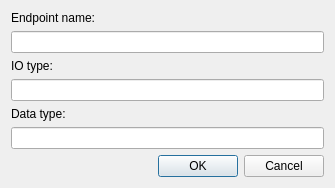
<?xml version="1.0" encoding="UTF-8"?>
<ui version="4.0">
 <class>EndpointForm</class>
 <widget class="QDialog" name="EndpointForm">
  <property name="geometry">
   <rect>
    <x>0</x>
    <y>0</y>
    <width>335</width>
    <height>176</height>
   </rect>
  </property>
  <property name="windowTitle">
   <string>Dialog</string>
  </property>
  <layout class="QGridLayout" name="gridLayout">
   <item row="6" column="0">
    <widget class="QDialogButtonBox" name="buttonBox">
     <property name="orientation">
      <enum>Qt::Horizontal</enum>
     </property>
     <property name="standardButtons">
      <set>QDialogButtonBox::Cancel|QDialogButtonBox::Ok</set>
     </property>
    </widget>
   </item>
   <item row="1" column="0">
    <widget class="QLineEdit" name="name"/>
   </item>
   <item row="0" column="0">
    <widget class="QLabel" name="label">
     <property name="text">
      <string>Endpoint name:</string>
     </property>
    </widget>
   </item>
   <item row="4" column="0">
    <widget class="QLabel" name="label_2">
     <property name="text">
      <string>Data type:</string>
     </property>
    </widget>
   </item>
   <item row="3" column="0">
    <widget class="QLineEdit" name="iotype"/>
   </item>
   <item row="5" column="0">
    <widget class="QLineEdit" name="datatype"/>
   </item>
   <item row="2" column="0">
    <widget class="QLabel" name="label_3">
     <property name="text">
      <string>IO type:</string>
     </property>
    </widget>
   </item>
  </layout>
 </widget>
 <resources/>
 <connections>
  <connection>
   <sender>buttonBox</sender>
   <signal>accepted()</signal>
   <receiver>EndpointForm</receiver>
   <slot>accept()</slot>
   <hints>
    <hint type="sourcelabel">
     <x>248</x>
     <y>254</y>
    </hint>
    <hint type="destinationlabel">
     <x>157</x>
     <y>274</y>
    </hint>
   </hints>
  </connection>
  <connection>
   <sender>buttonBox</sender>
   <signal>rejected()</signal>
   <receiver>EndpointForm</receiver>
   <slot>reject()</slot>
   <hints>
    <hint type="sourcelabel">
     <x>316</x>
     <y>260</y>
    </hint>
    <hint type="destinationlabel">
     <x>286</x>
     <y>274</y>
    </hint>
   </hints>
  </connection>
 </connections>
</ui>
